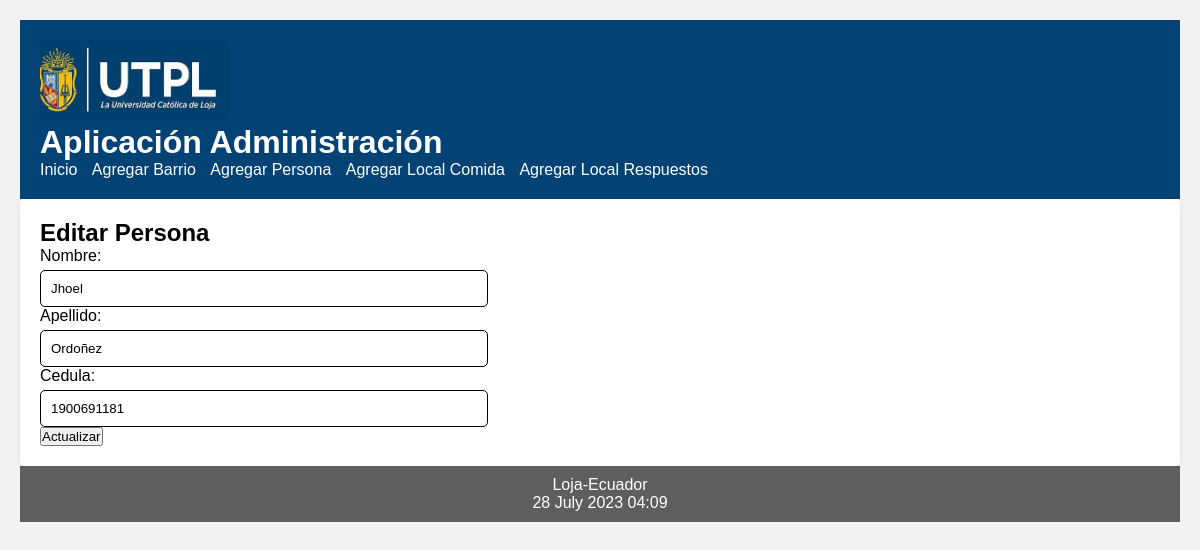
Screenshot of /editar/Persona/1 with the database file from the repository.
### locales/models.py (models this page shows, shortened)
class Persona(models.Model):
    nombre = models.CharField(max_length=30)
    apellido = models.CharField(max_length=30)
    cedula = models.IntegerField()

### locales/views.py (the view)
# urls.py: path('editar/Persona/<int:id>', views.editar_Persona, name = 'editar_Persona'),
def editar_Persona(request, id):
    persona = Persona.objects.get(pk=id)
    if request.method=='POST':
        formulario = PersonaForm(request.POST, instance=persona)
        print(formulario.errors)
        if formulario.is_valid():
            formulario.save()
            return redirect(index)
    else:
        formulario = PersonaForm(instance=persona)
    diccionario = {'formulario': formulario}
    return render(request, 'editarPersona.html', diccionario)

### locales/form.py
class PersonaForm(forms.ModelForm):
    class Meta:
        model = Persona
        fields = ['nombre', 'apellido', 'cedula']

### locales/templates/editarPersona.html (shortened to what this page needs)
{% extends "master.html" %}
{% block content %}
<h2>Editar Persona</h3>
<form action="" method="post">
  {{formulario.as_p}}
  <p><input type='submit' value='Actualizar'/></p>
</form>
{% endblock %}

### locales/static/css/estilos.css (style rules this page uses)
* { margin: 0; padding: 0; box-sizing: border-box; }
body { font-family: 'Arial', sans-serif; background-color: #F2F2F2; padding: 20px; }
input[type="text"], input[type="number"], input[type="email"] { width: 40%; padding: 10px; border-radius: 5px; border: 1px solid #000000; }
label { display: block; margin-bottom: 5px; }

### rows the page displays
Persona: nombre "Jhoel", apellido "Ordoñez", cedula "1900691181"
